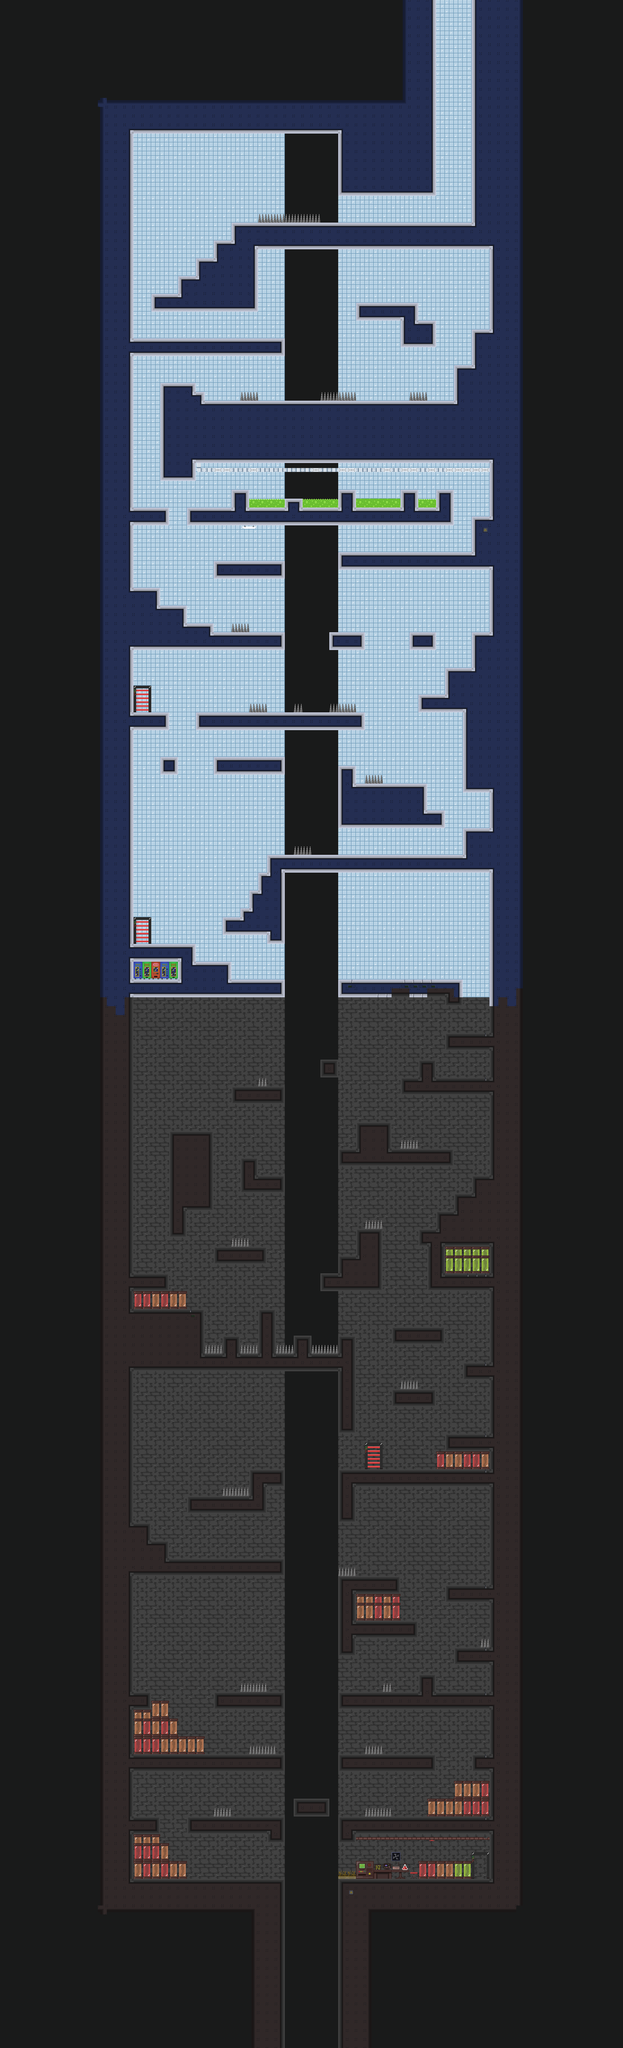

Below is a game level as drawn by its tile map, then a one-line description and the .tmx that defines it (tile-layer data replaced by summaries):
An orthogonal 70x230 tile map with 32x32 px tiles, 3 tile layers (Background, Forground , Decor) and 310 objects.

<map version="1.10" tiledversion="1.10.1" orientation="orthogonal" renderorder="right-down" width="70" height="230" tilewidth="32" tileheight="32" infinite="0" nextlayerid="10" nextobjectid="379">
 <tileset firstgid="1" source="AssetPackscaled.tsx" />
 <layer id="1" name="Background" width="70" height="230">
  <data>[16100 cells, 8170 non-empty, 7 distinct tile ids]</data>
 </layer>
 <layer id="2" name="Forground " width="70" height="230">
  <data>[16100 cells, 10217 non-empty, 64 distinct tile ids]</data>
 </layer>
 <layer id="4" name="Decor" width="70" height="230">
  <data>[16100 cells, 190 non-empty, 48 distinct tile ids]</data>
 </layer>
 <objectgroup id="9" name="Heal">
  <object id="135" x="864" y="6496">
   <point />
  </object>
  <object id="136" x="896" y="6496">
   <point />
  </object>
  <object id="137" x="928" y="6496">
   <point />
  </object>
  <object id="138" x="960" y="6496">
   <point />
  </object>
  <object id="139" x="992" y="6496">
   <point />
  </object>
  <object id="140" x="1440" y="6496">
   <point />
  </object>
  <object id="141" x="1472" y="6496">
   <point />
  </object>
  <object id="142" x="1472" y="6496">
   <point />
  </object>
  <object id="143" x="1504" y="6496">
   <point />
  </object>
  <object id="144" x="1568" y="6432">
   <point />
  </object>
  <object id="145" x="1600" y="6432">
   <point />
  </object>
  <object id="146" x="1664" y="6368">
   <point />
  </object>
  <object id="147" x="1632" y="6368">
   <point />
  </object>
  <object id="148" x="1536" y="6272">
   <point />
  </object>
  <object id="149" x="1504" y="6272">
   <point />
  </object>
  <object id="150" x="1472" y="6272">
   <point />
  </object>
  <object id="151" x="1216" y="6240">
   <point />
  </object>
  <object id="152" x="1184" y="6240">
   <point />
  </object>
  <object id="153" x="1152" y="6240">
   <point />
  </object>
  <object id="154" x="1120" y="6240">
   <point />
  </object>
  <object id="155" x="1056" y="6240">
   <point />
  </object>
  <object id="156" x="1088" y="6240">
   <point />
  </object>
  <object id="157" x="1024" y="6240">
   <point />
  </object>
  <object id="158" x="1248" y="6048">
   <point />
  </object>
  <object id="159" x="1280" y="6048">
   <point />
  </object>
  <object id="160" x="1312" y="6048">
   <point />
  </object>
  <object id="161" x="1344" y="6048">
   <point />
  </object>
  <object id="162" x="512" y="6048">
   <point />
  </object>
  <object id="163" x="1536" y="5984">
   <point />
  </object>
  <object id="164" x="1472" y="5792">
   <point />
  </object>
  <object id="165" x="1312" y="5632">
   <point />
  </object>
  <object id="166" x="1344" y="5632">
   <point />
  </object>
  <object id="167" x="1376" y="5632">
   <point />
  </object>
  <object id="168" x="704" y="5568">
   <point />
  </object>
  <object id="169" x="736" y="5568">
   <point />
  </object>
  <object id="170" x="768" y="5568">
   <point />
  </object>
  <object id="171" x="800" y="5568">
   <point />
  </object>
  <object id="172" x="832" y="5568">
   <point />
  </object>
  <object id="173" x="864" y="5568">
   <point />
  </object>
  <object id="174" x="896" y="5568">
   <point />
  </object>
  <object id="175" x="928" y="5248">
   <point />
  </object>
  <object id="176" x="960" y="5248">
   <point />
  </object>
  <object id="177" x="992" y="5248">
   <point />
  </object>
  <object id="178" x="1440" y="4736">
   <point />
  </object>
  <object id="179" x="1472" y="4736">
   <point />
  </object>
  <object id="180" x="1504" y="4736">
   <point />
  </object>
  <object id="181" x="1536" y="4736">
   <point />
  </object>
  <object id="182" x="1568" y="4736">
   <point />
  </object>
  <object id="183" x="1632" y="5120">
   <point />
  </object>
  <object id="184" x="1664" y="5120">
   <point />
  </object>
  <object id="185" x="1696" y="5120">
   <point />
  </object>
  <object id="186" x="1728" y="5120">
   <point />
  </object>
  <object id="187" x="1248" y="4768">
   <point />
  </object>
  <object id="188" x="1088" y="4768">
   <point />
  </object>
  <object id="189" x="960" y="4672">
   <point />
  </object>
  <object id="190" x="1408" y="4608">
   <point />
  </object>
  <object id="191" x="1440" y="4576">
   <point />
  </object>
  <object id="192" x="1472" y="4544">
   <point />
  </object>
  <object id="193" x="1472" y="4512">
   <point />
  </object>
  <object id="194" x="1440" y="4480">
   <point />
  </object>
  <object id="195" x="1408" y="4448">
   <point />
  </object>
  <object id="196" x="704" y="4672">
   <point />
  </object>
  <object id="197" x="544" y="4416">
   <point />
  </object>
  <object id="198" x="544" y="4352">
   <point />
  </object>
  <object id="200" x="544" y="4288">
   <point />
  </object>
  <object id="201" x="544" y="4224">
   <point />
  </object>
  <object id="202" x="544" y="4160">
   <point />
  </object>
  <object id="203" x="544" y="4096">
   <point />
  </object>
  <object id="205" x="1184" y="3776">
   <point />
  </object>
  <object id="206" x="1312" y="4000">
   <point />
  </object>
  <object id="207" x="1376" y="4000">
   <point />
  </object>
  <object id="208" x="1344" y="4000">
   <point />
  </object>
  <object id="209" x="1536" y="3776">
   <point />
  </object>
  <object id="210" x="1728" y="3680">
   <point />
  </object>
  <object id="211" x="1696" y="3680">
   <point />
  </object>
  <object id="212" x="1664" y="3680">
   <point />
  </object>
  <object id="223" x="672" y="3360">
   <point />
  </object>
  <object id="224" x="640" y="3360">
   <point />
  </object>
  <object id="225" x="608" y="3360">
   <point />
  </object>
  <object id="226" x="736" y="3424">
   <point />
  </object>
  <object id="227" x="800" y="3424">
   <point />
  </object>
  <object id="228" x="768" y="3424">
   <point />
  </object>
  <object id="229" x="1248" y="3040">
   <point />
  </object>
  <object id="230" x="1280" y="3040">
   <point />
  </object>
  <object id="231" x="1344" y="3040">
   <point />
  </object>
  <object id="232" x="1312" y="3040">
   <point />
  </object>
  <object id="233" x="1376" y="3040">
   <point />
  </object>
  <object id="234" x="1408" y="3040">
   <point />
  </object>
  <object id="235" x="1440" y="3040">
   <point />
  </object>
  <object id="236" x="1472" y="3040">
   <point />
  </object>
  <object id="237" x="1504" y="3040">
   <point />
  </object>
  <object id="238" x="1536" y="3040">
   <point />
  </object>
  <object id="239" x="1568" y="3040">
   <point />
  </object>
  <object id="240" x="992" y="2528">
   <point />
  </object>
  <object id="241" x="864" y="2528">
   <point />
  </object>
  <object id="242" x="832" y="2528">
   <point />
  </object>
  <object id="243" x="800" y="2528">
   <point />
  </object>
  <object id="244" x="800" y="2528">
   <point />
  </object>
  <object id="245" x="768" y="2528">
   <point />
  </object>
  <object id="246" x="736" y="2528">
   <point />
  </object>
  <object id="247" x="1120" y="2528">
   <point />
  </object>
  <object id="248" x="1152" y="2528">
   <point />
  </object>
  <object id="249" x="1536" y="2464">
   <point />
  </object>
  <object id="250" x="1568" y="2464">
   <point />
  </object>
  <object id="251" x="1248" y="2240">
   <point />
  </object>
  <object id="252" x="1216" y="2240">
   <point />
  </object>
  <object id="253" x="1280" y="2240">
   <point />
  </object>
  <object id="254" x="960" y="1984">
   <point />
  </object>
  <object id="255" x="928" y="1984">
   <point />
  </object>
  </objectgroup>
 <objectgroup id="5" name="Collision">
  <!-- 173 objects omitted --></objectgroup>
 <objectgroup id="6" name="NextLVL">
  <!-- 38 objects omitted --></objectgroup>
 <objectgroup id="7" name="Death">
  <!-- 37 objects omitted --></objectgroup>
 <objectgroup id="8" name="Checkpoints">
  <!-- 4 objects omitted --></objectgroup>
</map>
<!-- 201 of 310 objects omitted -->